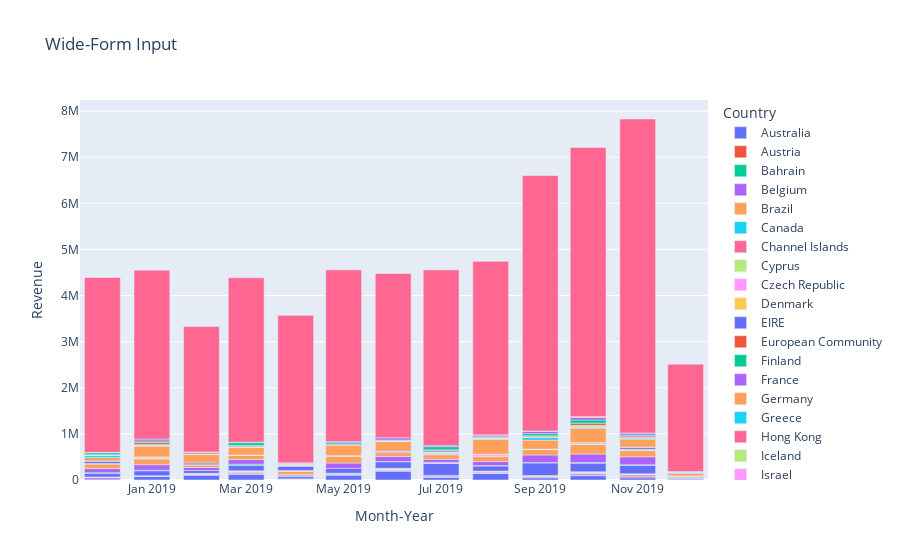

Source (notebook cell):
### Code cell
fig3 = px.bar(test1, x="Month-Year", y="Revenue", title="Wide-Form Input", color="Country")
fig3.show()

### Figure 1 — Plotly figure (JSON) as saved in the notebook; plotly's stock layout.template omitted (floating-point values rounded to 4 significant figures)
{"data": [{"alignmentgroup": "True", "hovertemplate": "Country=Australia<br>Month-Year=%{x}<br>Revenue=%{y}<extra></extra>", "legendgroup": "Australia", "marker": {"color": "#636efa", "pattern": {"shape": ""}}, "name": "Australia", "offsetgroup": "Australia", "orientation": "v", "showlegend": true, "textposition": "auto", "type": "bar", "x": ["2018-12", "2019-01", "2019-02", "2019-03", "2019-04", "2019-05", "2019-06", "2019-07", "2019-08", "2019-09", "2019-10", "2019-11"], "xaxis": "x", "y": [5552.0, 77440.0, 105000.0, 123700.0, 1832.0, 106800.0, 186900.0, 59370.0, 142100.0, 46200.0, 92980.0, 47560.0], "yaxis": "y"}, {"alignmentgroup": "True", "hovertemplate": "Country=Austria<br>Month-Year=%{x}<br>Revenue=%{y}<extra></extra>", "legendgroup": "Austria", "marker": {"color": "#EF553B", "pattern": {"shape": ""}}, "name": "Austria", "offsetgroup": "Austria", "orientation": "v", "showlegend": true, "textposition": "auto", "type": "bar", "x": ["2019-03", "2019-05", "2019-07", "2019-08", "2019-10", "2019-11", "2019-12"], "xaxis": "x", "y": [10640.0, 5354.0, 6796.0, 9300.0, 5948.0, 30360.0, 742.8], "yaxis": "y"}, {"alignmentgroup": "True", "hovertemplate": "Country=Bahrain<br>Month-Year=%{x}<br>Revenue=%{y}<extra></extra>", "legendgroup": "Bahrain", "marker": {"color": "#00cc96", "pattern": {"shape": ""}}, "name": "Bahrain", "offsetgroup": "Bahrain", "orientation": "v", "showlegend": true, "textposition": "auto", "type": "bar", "x": ["2019-05"], "xaxis": "x", "y": [3227.0], "yaxis": "y"}, {"alignmentgroup": "True", "hovertemplate": "Country=Belgium<br>Month-Year=%{x}<br>Revenue=%{y}<extra></extra>", "legendgroup": "Belgium", "marker": {"color": "#ab63fa", "pattern": {"shape": ""}}, "name": "Belgium", "offsetgroup": "Belgium", "orientation": "v", "showlegend": true, "textposition": "auto", "type": "bar", "x": ["2018-12", "2019-01", "2019-02", "2019-03", "2019-04", "2019-05", "2019-06", "2019-07", "2019-08", "2019-09", "2019-10", "2019-11", "2019-12"], "xaxis": "x", "y": [42670.0, 8837.0, 9300.0, 23260.0, 14810.0, 16290.0, 22970.0, 18930.0, 23610.0, 22070.0, 31600.0, 30720.0, 7069.0], "yaxis": "y"}, {"alignmentgroup": "True", "hovertemplate": "Country=Brazil<br>Month-Year=%{x}<br>Revenue=%{y}<extra></extra>", "legendgroup": "Brazil", "marker": {"color": "#FFA15A", "pattern": {"shape": ""}}, "name": "Brazil", "offsetgroup": "Brazil", "orientation": "v", "showlegend": true, "textposition": "auto", "type": "bar", "x": ["2019-04"], "xaxis": "x", "y": [4652.0], "yaxis": "y"}, {"alignmentgroup": "True", "hovertemplate": "Country=Canada<br>Month-Year=%{x}<br>Revenue=%{y}<extra></extra>", "legendgroup": "Canada", "marker": {"color": "#19d3f3", "pattern": {"shape": ""}}, "name": "Canada", "offsetgroup": "Canada", "orientation": "v", "showlegend": true, "textposition": "auto", "type": "bar", "x": ["2019-03", "2019-05", "2019-06", "2019-07", "2019-08"], "xaxis": "x", "y": [1046.0, 5715.0, 11680.0, 11370.0, 585.8], "yaxis": "y"}, {"alignmentgroup": "True", "hovertemplate": "Country=Channel Islands<br>Month-Year=%{x}<br>Revenue=%{y}<extra></extra>", "legendgroup": "Channel Islands", "marker": {"color": "#FF6692", "pattern": {"shape": ""}}, "name": "Channel Islands", "offsetgroup": "Channel Islands", "orientation": "v", "showlegend": true, "textposition": "auto", "type": "bar", "x": ["2019-01", "2019-02", "2019-03", "2019-04", "2019-05", "2019-06", "2019-08", "2019-09", "2019-10", "2019-11", "2019-12"], "xaxis": "x", "y": [3347.0, 13060.0, 16360.0, 1139.0, 3223.0, 10190.0, 14280.0, 8888.0, 16550.0, 8458.0, 434.4], "yaxis": "y"}, {"alignmentgroup": "True", "hovertemplate": "Country=Cyprus<br>Month-Year=%{x}<br>Revenue=%{y}<extra></extra>", "legendgroup": "Cyprus", "marker": {"color": "#B6E880", "pattern": {"shape": ""}}, "name": "Cyprus", "offsetgroup": "Cyprus", "orientation": "v", "showlegend": true, "textposition": "auto", "type": "bar", "x": ["2018-12", "2019-01", "2019-02", "2019-03", "2019-06", "2019-10", "2019-11"], "xaxis": "x", "y": [11670.0, 2654.0, 10130.0, 11270.0, 4419.0, 18040.0, 3442.0], "yaxis": "y"}, {"alignmentgroup": "True", "hovertemplate": "Country=Czech Republic<br>Month-Year=%{x}<br>Revenue=%{y}<extra></extra>", "legendgroup": "Czech Republic", "marker": {"color": "#FF97FF", "pattern": {"shape": ""}}, "name": "Czech Republic", "offsetgroup": "Czech Republic", "orientation": "v", "showlegend": true, "textposition": "auto", "type": "bar", "x": ["2019-02", "2019-10"], "xaxis": "x", "y": [4110.0, 3565.0], "yaxis": "y"}, {"alignmentgroup": "True", "hovertemplate": "Country=Denmark<br>Month-Year=%{x}<br>Revenue=%{y}<extra></extra>", "legendgroup": "Denmark", "marker": {"color": "#FECB52", "pattern": {"shape": ""}}, "name": "Denmark", "offsetgroup": "Denmark", "orientation": "v", "showlegend": true, "textposition": "auto", "type": "bar", "x": ["2018-12", "2019-02", "2019-03", "2019-04", "2019-05", "2019-06", "2019-07", "2019-08", "2019-09", "2019-10", "2019-11", "2019-12"], "xaxis": "x", "y": [5737.0, 2648.0, 12970.0, 2400.0, 6448.0, 17810.0, 2719.0, 3654.0, 19850.0, 10090.0, 15510.0, 1245.0], "yaxis": "y"}, {"alignmentgroup": "True", "hovertemplate": "Country=EIRE<br>Month-Year=%{x}<br>Revenue=%{y}<extra></extra>", "legendgroup": "EIRE", "marker": {"color": "#636efa", "pattern": {"shape": ""}}, "name": "EIRE", "offsetgroup": "EIRE", "orientation": "v", "showlegend": true, "textposition": "auto", "type": "bar", "x": ["2018-12", "2019-01", "2019-02", "2019-03", "2019-04", "2019-05", "2019-06", "2019-07", "2019-08", "2019-09", "2019-10", "2019-11", "2019-12"], "xaxis": "x", "y": [77980.0, 109600.0, 60800.0, 114500.0, 57400.0, 104600.0, 142600.0, 262800.0, 111500.0, 275000.0, 186200.0, 182900.0, 26090.0], "yaxis": "y"}, {"alignmentgroup": "True", "hovertemplate": "Country=European Community<br>Month-Year=%{x}<br>Revenue=%{y}<extra></extra>", "legendgroup": "European Community", "marker": {"color": "#EF553B", "pattern": {"shape": ""}}, "name": "European Community", "offsetgroup": "European Community", "orientation": "v", "showlegend": true, "textposition": "auto", "type": "bar", "x": ["2019-04", "2019-06", "2019-07"], "xaxis": "x", "y": [487.2, 1698.0, 4025.0], "yaxis": "y"}, {"alignmentgroup": "True", "hovertemplate": "Country=Finland<br>Month-Year=%{x}<br>Revenue=%{y}<extra></extra>", "legendgroup": "Finland", "marker": {"color": "#00cc96", "pattern": {"shape": ""}}, "name": "Finland", "offsetgroup": "Finland", "orientation": "v", "showlegend": true, "textposition": "auto", "type": "bar", "x": ["2018-12", "2019-01", "2019-02", "2019-03", "2019-04", "2019-06", "2019-07", "2019-08", "2019-09", "2019-10", "2019-11", "2019-12"], "xaxis": "x", "y": [13460.0, 8600.0, 1604, 30540.0, 9705.0, 2896.0, 15210.0, 7117.0, 5907.0, 13600.0, 10190.0, 2142.0], "yaxis": "y"}, {"alignmentgroup": "True", "hovertemplate": "Country=France<br>Month-Year=%{x}<br>Revenue=%{y}<extra></extra>", "legendgroup": "France", "marker": {"color": "#ab63fa", "pattern": {"shape": ""}}, "name": "France", "offsetgroup": "France", "orientation": "v", "showlegend": true, "textposition": "auto", "type": "bar", "x": ["2018-12", "2019-01", "2019-02", "2019-03", "2019-04", "2019-05", "2019-06", "2019-07", "2019-08", "2019-09", "2019-10", "2019-11", "2019-12"], "xaxis": "x", "y": [91810.0, 121400.0, 64650.0, 98920.0, 25590.0, 115700.0, 107700.0, 67500.0, 88990.0, 164800.0, 185000.0, 173900.0, 23990.0], "yaxis": "y"}, {"alignmentgroup": "True", "hovertemplate": "Country=Germany<br>Month-Year=%{x}<br>Revenue=%{y}<extra></extra>", "legendgroup": "Germany", "marker": {"color": "#FFA15A", "pattern": {"shape": ""}}, "name": "Germany", "offsetgroup": "Germany", "orientation": "v", "showlegend": true, "textposition": "auto", "type": "bar", "x": ["2018-12", "2019-01", "2019-02", "2019-03", "2019-04", "2019-05", "2019-06", "2019-07", "2019-08", "2019-09", "2019-10", "2019-11", "2019-12"], "xaxis": "x", "y": [100400.0, 125500.0, 56630.0, 90340.0, 67320.0, 150000.0, 84250.0, 99400.0, 107600.0, 122900.0, 205100.0, 135400.0, 25000.0], "yaxis": "y"}, {"alignmentgroup": "True", "hovertemplate": "Country=Greece<br>Month-Year=%{x}<br>Revenue=%{y}<extra></extra>", "legendgroup": "Greece", "marker": {"color": "#19d3f3", "pattern": {"shape": ""}}, "name": "Greece", "offsetgroup": "Greece", "orientation": "v", "showlegend": true, "textposition": "auto", "type": "bar", "x": ["2019-01", "2019-12"], "xaxis": "x", "y": [8119.0, 1548.0], "yaxis": "y"}, {"alignmentgroup": "True", "hovertemplate": "Country=Hong Kong<br>Month-Year=%{x}<br>Revenue=%{y}<extra></extra>", "legendgroup": "Hong Kong", "marker": {"color": "#FF6692", "pattern": {"shape": ""}}, "name": "Hong Kong", "offsetgroup": "Hong Kong", "orientation": "v", "showlegend": true, "textposition": "auto", "type": "bar", "x": ["2019-01", "2019-02", "2019-04", "2019-09", "2019-10"], "xaxis": "x", "y": [12560.0, 34.59, 9080.0, 660.2, 4668.0], "yaxis": "y"}, {"alignmentgroup": "True", "hovertemplate": "Country=Iceland<br>Month-Year=%{x}<br>Revenue=%{y}<extra></extra>", "legendgroup": "Iceland", "marker": {"color": "#B6E880", "pattern": {"shape": ""}}, "name": "Iceland", "offsetgroup": "Iceland", "orientation": "v", "showlegend": true, "textposition": "auto", "type": "bar", "x": ["2018-12", "2019-01", "2019-04", "2019-06", "2019-08", "2019-10", "2019-11", "2019-12"], "xaxis": "x", "y": [3999.0, 3715.0, 5538.0, 2401.0, 3438.0, 8254.0, 9748.0, 1212.0], "yaxis": "y"}, {"alignmentgroup": "True", "hovertemplate": "Country=Israel<br>Month-Year=%{x}<br>Revenue=%{y}<extra></extra>", "legendgroup": "Israel", "marker": {"color": "#FF97FF", "pattern": {"shape": ""}}, "name": "Israel", "offsetgroup": "Israel", "orientation": "v", "showlegend": true, "textposition": "auto", "type": "bar", "x": ["2018-12", "2019-02", "2019-04", "2019-06", "2019-07", "2019-08", "2019-09", "2019-10"], "xaxis": "x", "y": [1217.0, 3730.0, 1407.0, 1057.0, 7954.0, 35480.0, 2761.0, 1119.0], "yaxis": "y"}, {"alignmentgroup": "True", "hovertemplate": "Country=Italy<br>Month-Year=%{x}<br>Revenue=%{y}<extra></extra>", "legendgroup": "Italy", "marker": {"color": "#FECB52", "pattern": {"shape": ""}}, "name": "Italy", "offsetgroup": "Italy", "orientation": "v", "showlegend": true, "textposition": "auto", "type": "bar", "x": ["2018-12", "2019-01", "2019-02", "2019-03", "2019-04", "2019-05", "2019-06", "2019-07", "2019-08", "2019-09", "2019-10", "2019-11", "2019-12"], "xaxis": "x", "y": [2042.0, 13160.0, 1177.0, 8301.0, 6905.0, 3091.0, 770.7, 376.2, 5686.0, 778.8, 16350.0, 19590.0, 306.1], "yaxis": "y"}, {"alignmentgroup": "True", "hovertemplate": "Country=Japan<br>Month-Year=%{x}<br>Revenue=%{y}<extra></extra>", "legendgroup": "Japan", "marker": {"color": "#636efa", "pattern": {"shape": ""}}, "name": "Japan", "offsetgroup": "Japan", "orientation": "v", "showlegend": true, "textposition": "auto", "type": "bar", "x": ["2018-12", "2019-02", "2019-03", "2019-04", "2019-05", "2019-06", "2019-07", "2019-09", "2019-10", "2019-11"], "xaxis": "x", "y": [49490.0, 35490.0, 718.5, 88730.0, 8404.0, 24770.0, 27230.0, 1591.0, 13510.0, 43230.0], "yaxis": "y"}, {"alignmentgroup": "True", "hovertemplate": "Country=Lebanon<br>Month-Year=%{x}<br>Revenue=%{y}<extra></extra>", "legendgroup": "Lebanon", "marker": {"color": "#EF553B", "pattern": {"shape": ""}}, "name": "Lebanon", "offsetgroup": "Lebanon", "orientation": "v", "showlegend": true, "textposition": "auto", "type": "bar", "x": ["2019-01"], "xaxis": "x", "y": [5692.0], "yaxis": "y"}, {"alignmentgroup": "True", "hovertemplate": "Country=Lithuania<br>Month-Year=%{x}<br>Revenue=%{y}<extra></extra>", "legendgroup": "Lithuania", "marker": {"color": "#00cc96", "pattern": {"shape": ""}}, "name": "Lithuania", "offsetgroup": "Lithuania", "orientation": "v", "showlegend": true, "textposition": "auto", "type": "bar", "x": ["2018-12"], "xaxis": "x", "y": [8188.0], "yaxis": "y"}, {"alignmentgroup": "True", "hovertemplate": "Country=Malta<br>Month-Year=%{x}<br>Revenue=%{y}<extra></extra>", "legendgroup": "Malta", "marker": {"color": "#ab63fa", "pattern": {"shape": ""}}, "name": "Malta", "offsetgroup": "Malta", "orientation": "v", "showlegend": true, "textposition": "auto", "type": "bar", "x": ["2019-06", "2019-08", "2019-11"], "xaxis": "x", "y": [5576.0, 5011, 2131.0], "yaxis": "y"}, {"alignmentgroup": "True", "hovertemplate": "Country=Netherlands<br>Month-Year=%{x}<br>Revenue=%{y}<extra></extra>", "legendgroup": "Netherlands", "marker": {"color": "#FFA15A", "pattern": {"shape": ""}}, "name": "Netherlands", "offsetgroup": "Netherlands", "orientation": "v", "showlegend": true, "textposition": "auto", "type": "bar", "x": ["2018-12", "2019-01", "2019-02", "2019-03", "2019-04", "2019-05", "2019-06", "2019-07", "2019-08", "2019-09", "2019-10", "2019-11", "2019-12"], "xaxis": "x", "y": [75840.0, 231000.0, 184700.0, 165100.0, 16250.0, 219000.0, 207600.0, 103.5, 325900.0, 193600.0, 311200.0, 170800.0, 50450.0], "yaxis": "y"}, {"alignmentgroup": "True", "hovertemplate": "Country=Norway<br>Month-Year=%{x}<br>Revenue=%{y}<extra></extra>", "legendgroup": "Norway", "marker": {"color": "#19d3f3", "pattern": {"shape": ""}}, "name": "Norway", "offsetgroup": "Norway", "orientation": "v", "showlegend": true, "textposition": "auto", "type": "bar", "x": ["2018-12", "2019-02", "2019-03", "2019-06", "2019-07", "2019-08", "2019-09", "2019-10", "2019-11", "2019-12"], "xaxis": "x", "y": [40600.0, 1308.0, 1981.0, 7881.0, 6765.0, 7867.0, 55340.0, 15580.0, 25250.0, 26040.0], "yaxis": "y"}, {"alignmentgroup": "True", "hovertemplate": "Country=Poland<br>Month-Year=%{x}<br>Revenue=%{y}<extra></extra>", "legendgroup": "Poland", "marker": {"color": "#FF6692", "pattern": {"shape": ""}}, "name": "Poland", "offsetgroup": "Poland", "orientation": "v", "showlegend": true, "textposition": "auto", "type": "bar", "x": ["2019-02", "2019-05", "2019-06", "2019-07", "2019-08", "2019-09", "2019-11"], "xaxis": "x", "y": [2313.0, 4225.0, 1013.0, 3456.0, 2267.0, 3035.0, 3484.0], "yaxis": "y"}, {"alignmentgroup": "True", "hovertemplate": "Country=Portugal<br>Month-Year=%{x}<br>Revenue=%{y}<extra></extra>", "legendgroup": "Portugal", "marker": {"color": "#B6E880", "pattern": {"shape": ""}}, "name": "Portugal", "offsetgroup": "Portugal", "orientation": "v", "showlegend": true, "textposition": "auto", "type": "bar", "x": ["2018-12", "2019-01", "2019-02", "2019-03", "2019-04", "2019-05", "2019-06", "2019-07", "2019-08", "2019-09", "2019-10", "2019-11", "2019-12"], "xaxis": "x", "y": [11360.0, 25740.0, 6304.0, 17440.0, 10930.0, 3296.0, 1979.0, 14420.0, 13790.0, 15970.0, 34410.0, 9666.0, 10670.0], "yaxis": "y"}, {"alignmentgroup": "True", "hovertemplate": "Country=RSA<br>Month-Year=%{x}<br>Revenue=%{y}<extra></extra>", "legendgroup": "RSA", "marker": {"color": "#FF97FF", "pattern": {"shape": ""}}, "name": "RSA", "offsetgroup": "RSA", "orientation": "v", "showlegend": true, "textposition": "auto", "type": "bar", "x": ["2019-10"], "xaxis": "x", "y": [4260.0], "yaxis": "y"}, {"alignmentgroup": "True", "hovertemplate": "Country=Saudi Arabia<br>Month-Year=%{x}<br>Revenue=%{y}<extra></extra>", "legendgroup": "Saudi Arabia", "marker": {"color": "#FECB52", "pattern": {"shape": ""}}, "name": "Saudi Arabia", "offsetgroup": "Saudi Arabia", "orientation": "v", "showlegend": true, "textposition": "auto", "type": "bar", "x": ["2019-02"], "xaxis": "x", "y": [969.5], "yaxis": "y"}, {"alignmentgroup": "True", "hovertemplate": "Country=Singapore<br>Month-Year=%{x}<br>Revenue=%{y}<extra></extra>", "legendgroup": "Singapore", "marker": {"color": "#636efa", "pattern": {"shape": ""}}, "name": "Singapore", "offsetgroup": "Singapore", "orientation": "v", "showlegend": true, "textposition": "auto", "type": "bar", "x": ["2019-01", "2019-04", "2019-07", "2019-10"], "xaxis": "x", "y": [14270.0, 15860.0, 26190.0, 7163.0], "yaxis": "y"}, {"alignmentgroup": "True", "hovertemplate": "Country=Spain<br>Month-Year=%{x}<br>Revenue=%{y}<extra></extra>", "legendgroup": "Spain", "marker": {"color": "#EF553B", "pattern": {"shape": ""}}, "name": "Spain", "offsetgroup": "Spain", "orientation": "v", "showlegend": true, "textposition": "auto", "type": "bar", "x": ["2018-12", "2019-01", "2019-02", "2019-03", "2019-04", "2019-05", "2019-06", "2019-07", "2019-08", "2019-09", "2019-10", "2019-11", "2019-12"], "xaxis": "x", "y": [4649.0, 39760.0, 27750.0, 22680.0, 8154.0, 21430.0, 17400.0, 20460.0, 18950.0, 19530.0, 48040.0, 30130.0, 1902.0], "yaxis": "y"}, {"alignmentgroup": "True", "hovertemplate": "Country=Sweden<br>Month-Year=%{x}<br>Revenue=%{y}<extra></extra>", "legendgroup": "Sweden", "marker": {"color": "#00cc96", "pattern": {"shape": ""}}, "name": "Sweden", "offsetgroup": "Sweden", "orientation": "v", "showlegend": true, "textposition": "auto", "type": "bar", "x": ["2018-12", "2019-01", "2019-02", "2019-03", "2019-04", "2019-05", "2019-06", "2019-07", "2019-08", "2019-09", "2019-10", "2019-11", "2019-12"], "xaxis": "x", "y": [43410.0, 35060.0, 3033.0, 60210.0, 3383.0, 31740.0, 4782.0, 68290.0, 12320.0, 48030.0, 68830.0, 22500.0, 289.6], "yaxis": "y"}, {"alignmentgroup": "True", "hovertemplate": "Country=Switzerland<br>Month-Year=%{x}<br>Revenue=%{y}<extra></extra>", "legendgroup": "Switzerland", "marker": {"color": "#ab63fa", "pattern": {"shape": ""}}, "name": "Switzerland", "offsetgroup": "Switzerland", "orientation": "v", "showlegend": true, "textposition": "auto", "type": "bar", "x": ["2018-12", "2019-01", "2019-02", "2019-03", "2019-04", "2019-05", "2019-06", "2019-07", "2019-08", "2019-09", "2019-10", "2019-11"], "xaxis": "x", "y": [9075.0, 40380.0, 7446.0, 11660.0, 18540.0, 24610.0, 45290.0, 21820.0, 35100.0, 50710.0, 52470.0, 44580.0], "yaxis": "y"}, {"alignmentgroup": "True", "hovertemplate": "Country=USA<br>Month-Year=%{x}<br>Revenue=%{y}<extra></extra>", "legendgroup": "USA", "marker": {"color": "#FFA15A", "pattern": {"shape": ""}}, "name": "USA", "offsetgroup": "USA", "orientation": "v", "showlegend": true, "textposition": "auto", "type": "bar", "x": ["2018-12", "2019-04", "2019-08", "2019-10", "2019-11", "2019-12"], "xaxis": "x", "y": [379.4, 1798.0, 4827.0, 19970.0, 2149.0, 3726.0], "yaxis": "y"}, {"alignmentgroup": "True", "hovertemplate": "Country=United Arab Emirates<br>Month-Year=%{x}<br>Revenue=%{y}<extra></extra>", "legendgroup": "United Arab Emirates", "marker": {"color": "#19d3f3", "pattern": {"shape": ""}}, "name": "United Arab Emirates", "offsetgroup": "United Arab Emirates", "orientation": "v", "showlegend": true, "textposition": "auto", "type": "bar", "x": ["2019-02", "2019-09"], "xaxis": "x", "y": [5995.0, 5971.0], "yaxis": "y"}, {"alignmentgroup": "True", "hovertemplate": "Country=United Kingdom<br>Month-Year=%{x}<br>Revenue=%{y}<extra></extra>", "legendgroup": "United Kingdom", "marker": {"color": "#FF6692", "pattern": {"shape": ""}}, "name": "United Kingdom", "offsetgroup": "United Kingdom", "orientation": "v", "showlegend": true, "textposition": "auto", "type": "bar", "x": ["2018-12", "2019-01", "2019-02", "2019-03", "2019-04", "2019-05", "2019-06", "2019-07", "2019-08", "2019-09", "2019-10", "2019-11", "2019-12"], "xaxis": "x", "y": [3796000.0, 3662000.0, 2719000.0, 3563000.0, 3204000.0, 3728000.0, 3571000.0, 3814000.0, 3768000.0, 5547000.0, 5838000.0, 6807000.0, 2329000.0], "yaxis": "y"}, {"alignmentgroup": "True", "hovertemplate": "Country=Unspecified<br>Month-Year=%{x}<br>Revenue=%{y}<extra></extra>", "legendgroup": "Unspecified", "marker": {"color": "#B6E880", "pattern": {"shape": ""}}, "name": "Unspecified", "offsetgroup": "Unspecified", "orientation": "v", "showlegend": true, "textposition": "auto", "type": "bar", "x": ["2018-12", "2019-04", "2019-05", "2019-06", "2019-07", "2019-08", "2019-09"], "xaxis": "x", "y": [1747.0, 3197.0, 9312.0, 990, 12030.0, 2440.0, 2925.0], "yaxis": "y"}], "layout": {"barmode": "relative", "legend": {"title": {"text": "Country"}, "tracegroupgap": 0}, "title": {"text": "Wide-Form Input"}, "xaxis": {"anchor": "y", "domain": [0, 1], "title": {"text": "Month-Year"}}, "yaxis": {"anchor": "x", "domain": [0, 1], "title": {"text": "Revenue"}}}}
